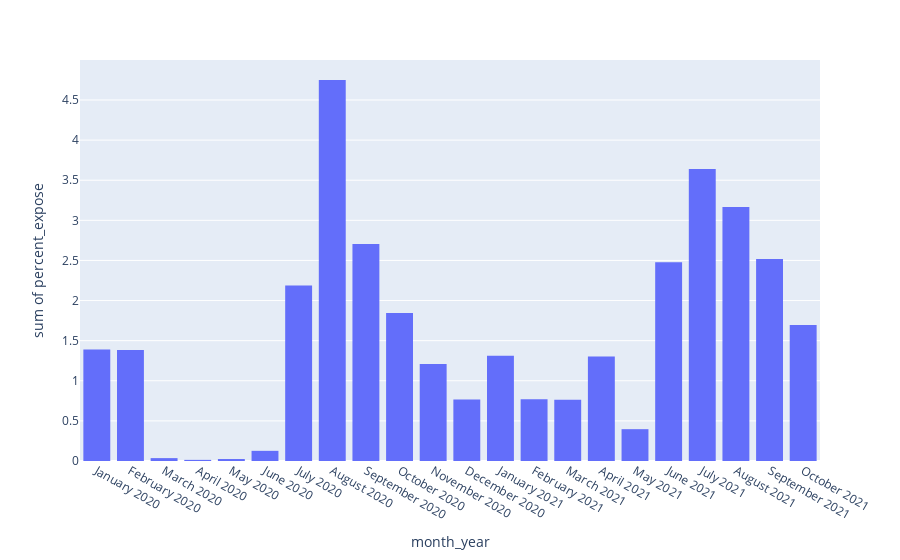

This figure's notebook cell:
### Markdown cell above
Graphing these results, we get:

### Code cell
percent_expose_2020 = expose_month_data[('percent_exposed', 2020)].tolist()
percent_expose_2021 = expose_month_data[('percent_exposed', 2021)].tolist()

months = [calendar.month_name[x] + " 2020" for x in range(1, len(percent_expose_2020) + 1) if x <= 12] +\
         [calendar.month_name[x] + " 2021" for x in range(1, len(percent_expose_2021) + 1)if x <= 12] 

combined_data = list(zip(percent_expose_2020 + percent_expose_2021, months)) [:-2]

df = pd.DataFrame(combined_data, columns=["percent_expose", "month_year"])
px.histogram(df, x='month_year', y='percent_expose')

### Figure 1 — Plotly figure (JSON) as saved in the notebook; plotly's stock layout.template omitted (floating-point values rounded to 4 significant figures)
{"data": [{"alignmentgroup": "True", "bingroup": "x", "histfunc": "sum", "hovertemplate": "month_year=%{x}<br>sum of percent_expose=%{y}<extra></extra>", "legendgroup": "", "marker": {"color": "#636efa", "pattern": {"shape": ""}}, "name": "", "offsetgroup": "", "orientation": "v", "showlegend": false, "type": "histogram", "x": ["January 2020", "February 2020", "March 2020", "April 2020", "May 2020", "June 2020", "July 2020", "August 2020", "September 2020", "October 2020", "November 2020", "December 2020", "January 2021", "February 2021", "March 2021", "April 2021", "May 2021", "June 2021", "July 2021", "August 2021", "September 2021", "October 2021"], "xaxis": "x", "y": [1.389, 1.385, 0.03585, 0.01413, 0.02455, 0.1267, 2.186, 4.749, 2.704, 1.844, 1.209, 0.7655, 1.313, 0.7689, 0.7638, 1.304, 0.3966, 2.477, 3.639, 3.166, 2.519, 1.696], "yaxis": "y"}], "layout": {"barmode": "relative", "legend": {"tracegroupgap": 0}, "margin": {"t": 60}, "xaxis": {"anchor": "y", "domain": [0, 1], "title": {"text": "month_year"}}, "yaxis": {"anchor": "x", "domain": [0, 1], "title": {"text": "sum of percent_expose"}}}}
